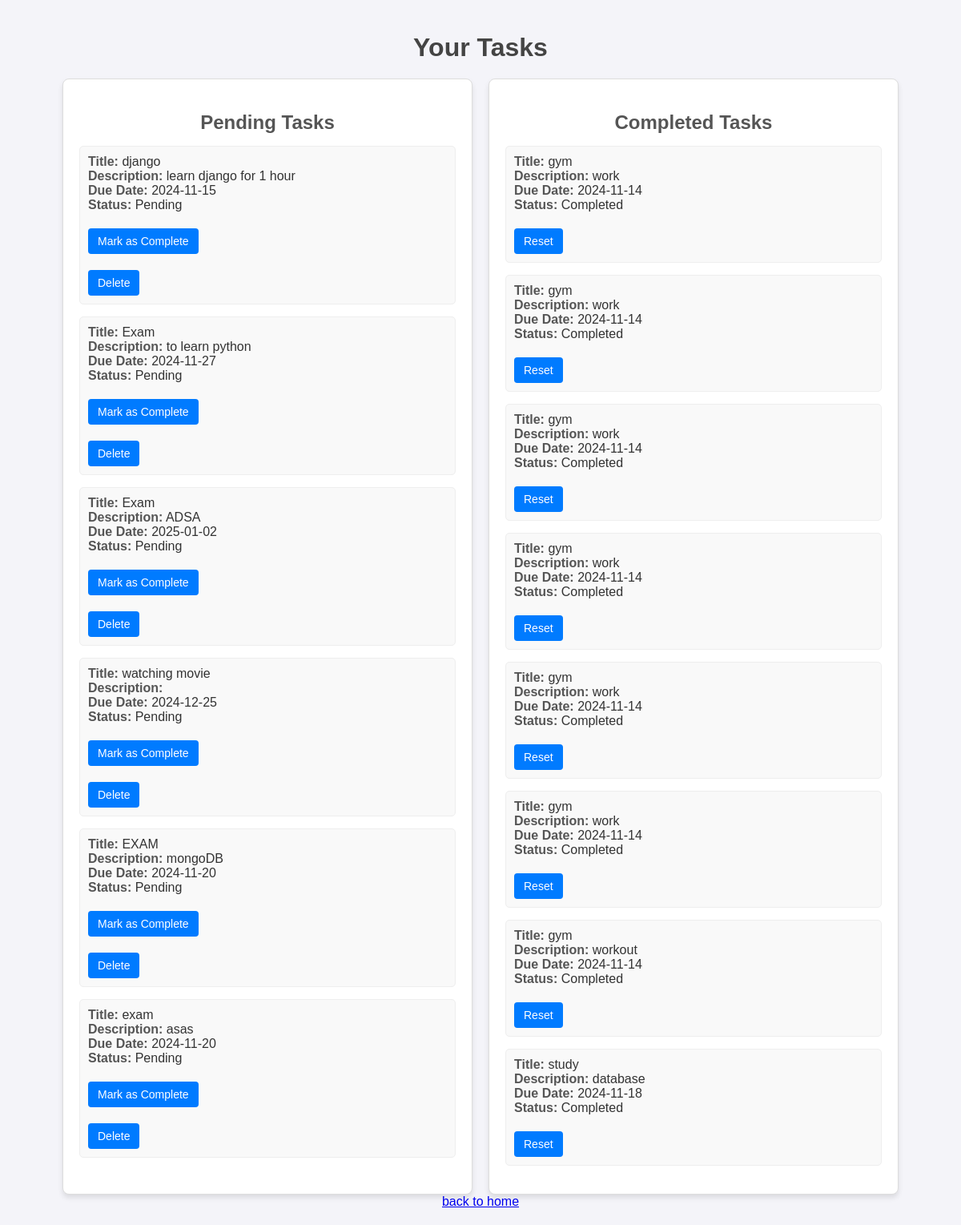
The page /diplayTL/ on the database as committed earlier.
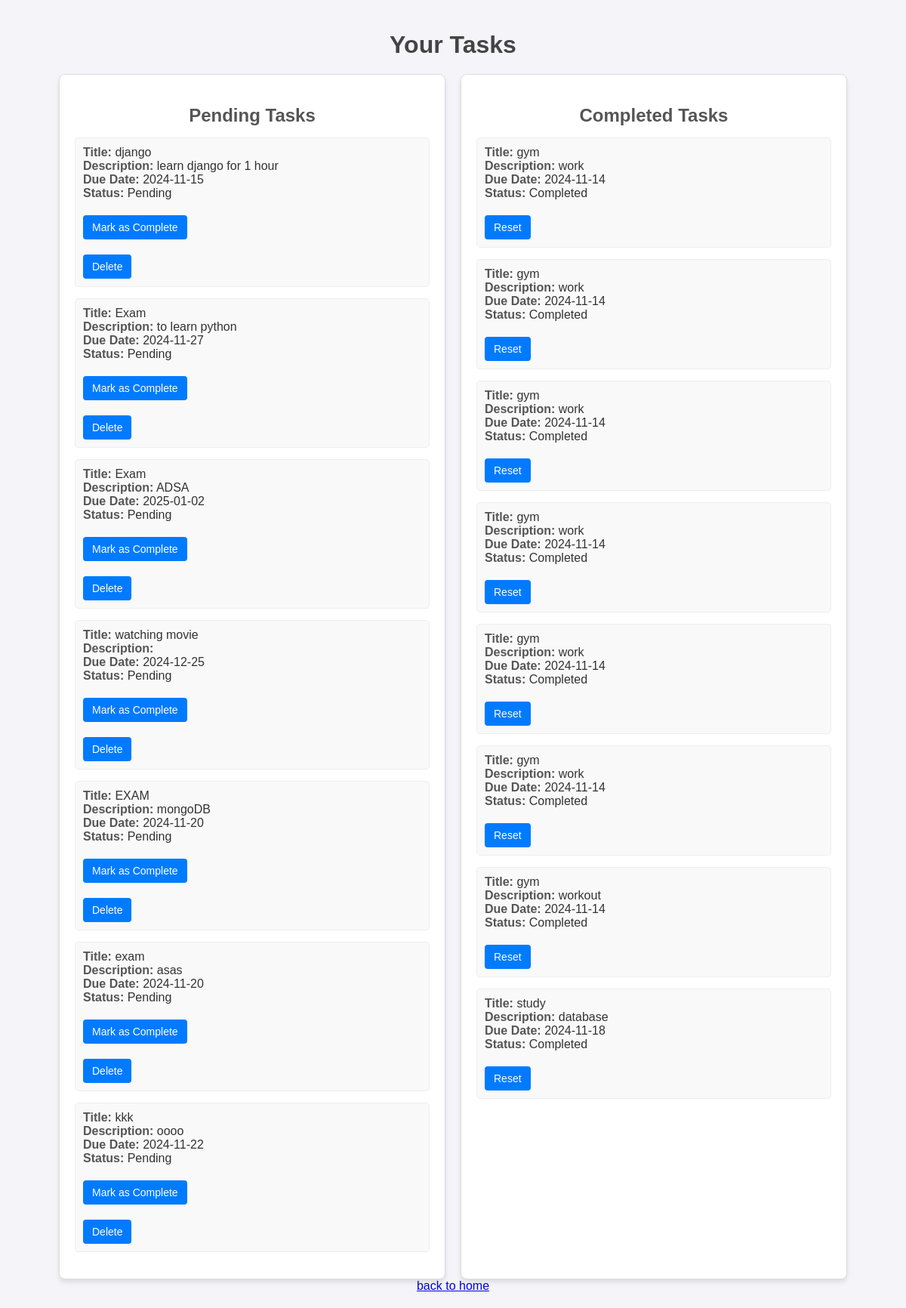
The same page on the database as committed later.
### polls/models.py (models this page shows, shortened)
class Task(models.Model):
    user = models.ForeignKey(User,on_delete=models.CASCADE)
    title = models.CharField(max_length=200)
    description = models.TextField(blank=True)
    due_date =models.DateField(null=True,blank=True)
    priority =models.CharField(max_length=20 ,choices=[('High','High'),('Medium','Medium'),('Low','Low')])
    status = models.CharField(max_length=20 ,choices=[('Pending','Pending'),('Completed','completed')])
    is_completed = models.BooleanField(default=False)

### polls/views.py (the view)
# urls.py: path("diplayTL/",views.display_tasks,name="displayTL"),
def display_tasks(request):
    pending_tasks = Task.objects.filter(is_completed=False)
    completed_tasks = Task.objects.filter(is_completed=True)
    return render(request, 'polls/displayTL.html', {
        'pending_tasks': pending_tasks,
        'completed_tasks': completed_tasks,
    })

### polls/templates/polls/displayTL.html (shortened to what this page needs)
<!DOCTYPE html>
<html lang="en">
<head>
</head>
<body>
    <h1>Your Tasks</h1>
    <div class="container">
        <div class="task-box">
            <h2>Pending Tasks</h2>
            <ul>
                {% for task in pending_tasks %}
                    <li>
                        <strong>Title:</strong> {{ task.title }}<br>
                        <strong>Description:</strong> {{ task.description }}<br>
                        <strong>Due Date:</strong> {{ task.due_date|date:"Y-m-d" }}<br>
                        <strong>Status:</strong> Pending<br>
                        <form action="{% url 'complete_task' task.id %}" method="POST" style="margin-top: 10px;">
                            <button type="submit">Mark as Complete</button>
                        </form>
                        <form action="{% url 'delTask' task.id %}" method="POST" style="margin-top: 10px;">
                            <button type="submit">Delete</button>
                        </form>
                    </li>
                {% empty %}
                    <p>No pending tasks available.</p>
                {% endfor %}
            </ul>
        </div>
        <div class="task-box">
            <h2>Completed Tasks</h2>
            <ul>
                {% for task in completed_tasks %}
                    <li>
                        <strong>Title:</strong> {{ task.title }}<br>
                        <strong>Description:</strong> {{ task.description }}<br>
                        <strong>Due Date:</strong> {{ task.due_date|date:"Y-m-d" }}<br>
                        <strong>Status:</strong> Completed<br>
                        <form action="{% url 'reset_task' task.id %}" method="POST" style="margin-top: 10px;">
                            <button type="submit">Reset</button>
                        </form>
                    </li>
                {% empty %}
                    <p>No completed tasks available.</p>
                {% endfor %}
            </ul>
        </div>
    </div>
    <a href="{% url 'task_list' %}">back to home</a>
</body>
</html>

Rows that differ between the two databases and show on the page:
added Task: title "kkk", description "oooo", due_date "2024-11-22", shown under "Pending Tasks"
